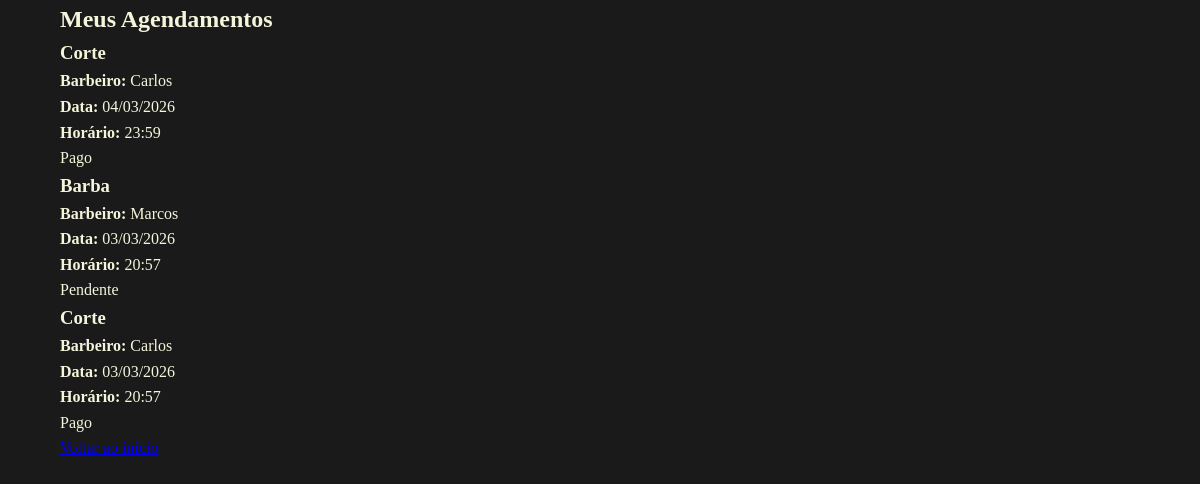
The page /meus-agendamentos (signed in) on the database its author committed.
### models.py (models this page shows, shortened)
class Agendamento(db.Model):
    __tablename__ = "agendamentos"
    id = db.Column(db.Integer, primary_key=True)
    cliente_id = db.Column(db.Integer, db.ForeignKey("usuarios.id"), nullable=False)
    barbeiro_id = db.Column(db.Integer, db.ForeignKey("barbeiros.id"), nullable=False)
    servico_id = db.Column(db.Integer, db.ForeignKey("servicos.id"), nullable=False)
    data = db.Column(db.Date, nullable=False)
    horario = db.Column(db.Time, nullable=False)
    status = db.Column(db.String(50), default="Confirmado")
    forma_pagamento = db.Column(db.String(20), nullable=False)
    status_pagamento = db.Column(db.String(20), default="Pendente")
    criado_em = db.Column(db.DateTime, default=datetime.utcnow)
    barbeiro = db.relationship(
        "Barbeiro",
        back_populates="agendamentos"
    )
    servico = db.relationship("Servico", lazy="joined")
    __table_args__ = (
        db.UniqueConstraint("barbeiro_id", "data", "horario", name="unique_agendamento"),
    )

class Servico(db.Model):
    __tablename__ = "servicos"
    id = db.Column(db.Integer, primary_key=True)
    nome = db.Column(db.String(100), nullable=False)
    duracao_minutos = db.Column(db.Integer, nullable=False)
    preco = db.Column(Numeric(10, 2), nullable=False)  # melhor que Float

class Barbeiro(db.Model):
    __tablename__ = "barbeiros"
    id = db.Column(db.Integer, primary_key=True)
    nome = db.Column(db.String(100), nullable=False)
    especialidade = db.Column(db.String(150))
    foto = db.Column(db.String(200))
    ativo = db.Column(db.Boolean, default=True)
    agendamentos = db.relationship(
        "Agendamento",
        back_populates="barbeiro",
        cascade="all, delete-orphan"
    )

### app.py (the view)
@app.route("/meus-agendamentos")
@login_required
def meus_agendamentos():
    agendamentos = (
        Agendamento.query
        .filter_by(cliente_id=current_user.id)
        .order_by(Agendamento.data.desc())
        .all()
    )
    return render_template(
        "meus_agendamentos.html",
        agendamentos=agendamentos
    )

### app.py (called while the page is built)
@login_manager.user_loader
def load_user(user_id):
    return db.session.get(Usuario, int(user_id))

### templates/meus_agendamentos.html (shortened to what this page needs)
<!DOCTYPE html>
<html lang="pt-BR">
<head>
    <link rel="stylesheet" href="{{ url_for('static', filename='css/style.css') }}">
</head>
<body>
    <section class="meus-agendamentos">
        <div class="container">
            <h2>Meus Agendamentos</h2>
            {% if agendamentos %}
            <div class="agendamentos-lista">
                {% for agendamento in agendamentos %}
                <div class="agendamento-card">
                    <div class="agendamento-info">
                        <h3>{{ agendamento.servico.nome }}</h3>
                        <p><strong>Barbeiro:</strong> {{ agendamento.barbeiro.nome }}</p>
                        <p><strong>Data:</strong> {{ agendamento.data.strftime('%d/%m/%Y') }}</p>
                        <p><strong>Horário:</strong> {{ agendamento.horario.strftime('%H:%M') }}</p>
                    </div>
                    <div class="agendamento-status">
                        <span class="status
                        {% if agendamento.status_pagamento == 'Pago' %}
                            pago
                        {% else %}
                            pendente
                        {% endif %}
                    ">
                            {{ agendamento.status_pagamento }}
                        </span>
                    </div>
                </div>
                {% endfor %}
            </div>
            {% else %}
            <p>Você ainda não possui agendamentos.</p>
            {% endif %}
            <div class="voltar">
                <a href="{{ url_for('index') }}">Voltar ao início</a>
            </div>
        </div>
    </section>
</body>
</html>

### static/css/style.css (style rules this page uses)
* { margin: 0; padding: 0; box-sizing: border-box; }
body { font-family: "Playfair Display", serif; background-color: #1a1a1a; color: #f5f5dc; line-height: 1.6; }
.container { width: 90%; max-width: 1200px; margin: auto; }

### rows shown on the page
Agendamento: servico.nome "Corte", barbeiro.nome "Carlos", data "04/03/2026", horario "23:59", status_pagamento "Pago"
Agendamento: servico.nome "Barba", barbeiro.nome "Marcos", data "03/03/2026", horario "20:57", status_pagamento "Pendente"
Agendamento: servico.nome "Corte", barbeiro.nome "Carlos", data "03/03/2026", horario "20:57", status_pagamento "Pago"
